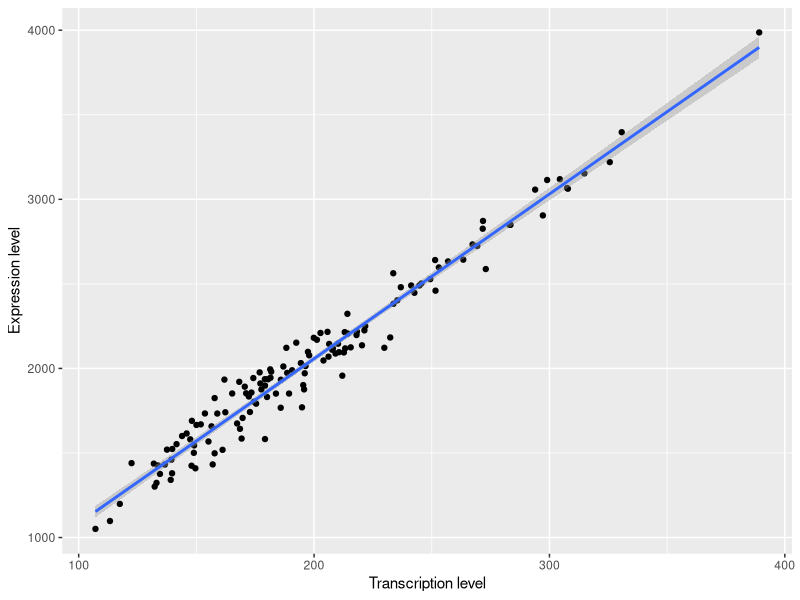
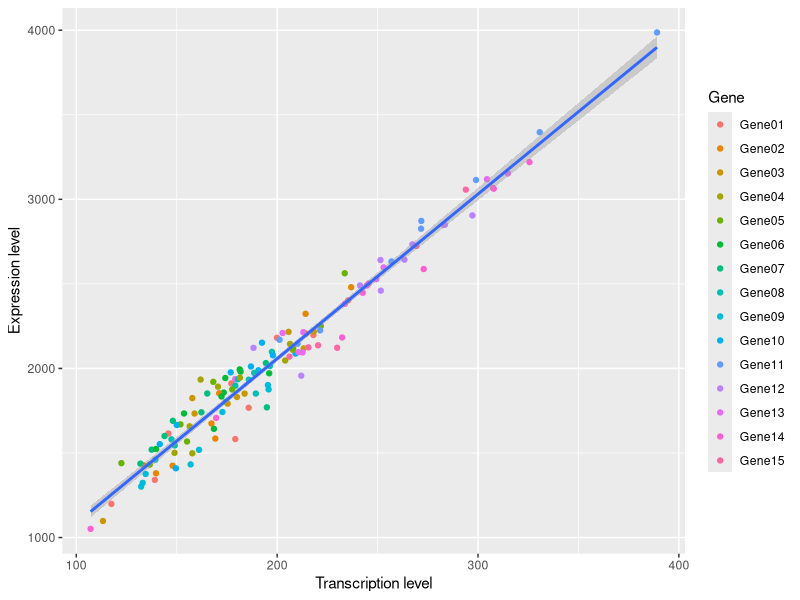
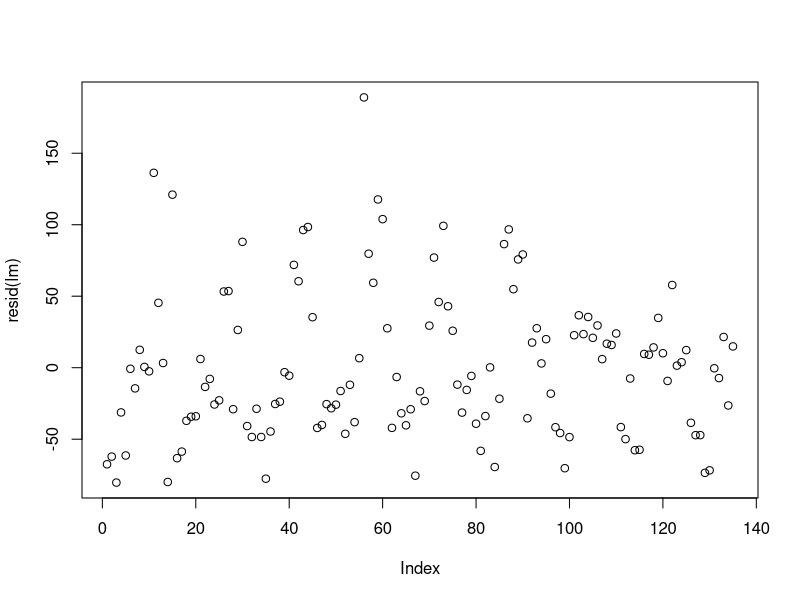
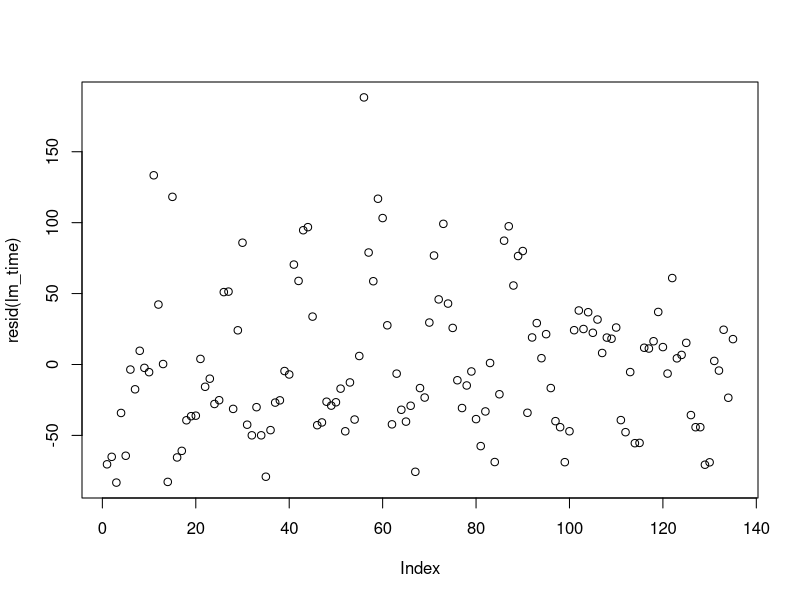
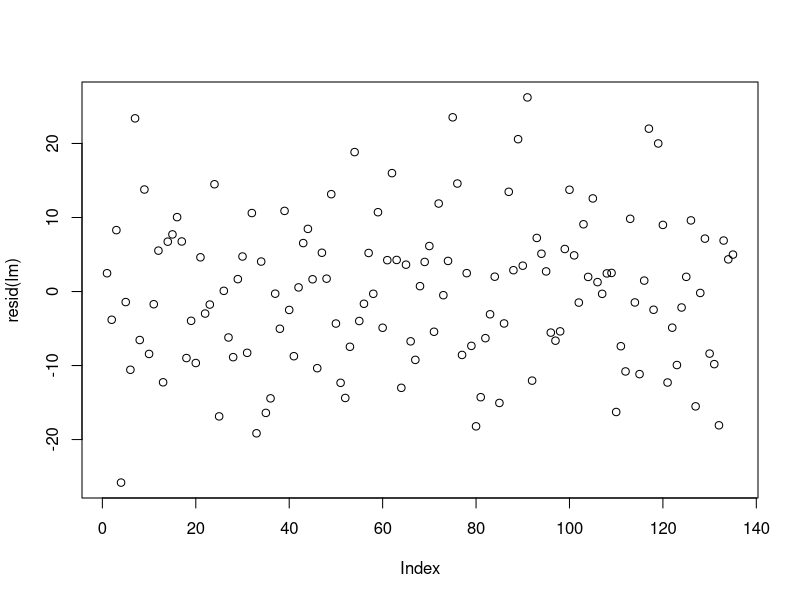

These figures' R source, in order:
## ---- chunk 1

knitr::opts_chunk$set(echo = TRUE)

library(ggplot2) # plotting library

## ---- chunk 2

# Load data
dummydata <- read.csv("GeneExpressionData.csv", header = TRUE, sep = ",")

# Preview the data
head(dummydata)

## ---- chunk 3

# Use ggplot to create a scatter plot comparing transcriptions and expression levels
# Add a linear smooth line
ggplot(data = dummydata, aes(x = MeanCounts, y = MeanActivity)) +
  geom_point() +
  geom_smooth(method = "lm") +
  labs(x = "Transcription level",
       y = "Expression level") 

# Use scale_color_discrete to edit the name and labels for your legend
ggplot(data = dummydata, aes(x = MeanCounts, y = MeanActivity)) +
  geom_point(aes(color = GeneNames)) +
  geom_smooth(method = "lm") +
  labs(x = "Transcription level",
       y = "Expression level") +
  scale_color_discrete(name = "Gene")

## ---- chunk 4

# lm() function to fit the linear model to the data
lm = lm(formula = MeanCounts ~ MeanCountsTranscript, data = dummydata)

# Use summary to obtain the estimates for the parameters a and b, as well as the p-value
summary(lm)

# Plot the residuals to (visually) check that the assumptions are verified
# Here we use the plot() function instead of ggplot() so we do not have to 
# create a data.frame
plot(resid(lm))

## ---- chunk 5

# Linear regression



# Print summary



# Plot the residuals to (visually) check that the assumptions are verified



## ---- chunk 6

# Add a gene effect
lm_time = lm(formula = MeanCounts ~ MeanCountsTranscript + TimePoint, data = dummydata)

# Use summary to obtain the estimates for the parameters a and b, as well as the p-value
summary(lm_time)

# Plot the residuals to (visually) check that the assumptions are verified
plot(resid(lm_time))

# Compared the models with and without a time effect
# with the Akaike Information Criterion
AIC(lm, lm_time)
# The model without a time effect has a lower AIC, suggesting that
# adding the time effect does not improve the fit of the model

## ---- chunk 7

# Linear regression
lm = lm(formula = MeanCounts ~ MeanActivity, data = dummydata)

# Print summary
summary(lm)

# Plot the residuals to (visually) check that the assumptions are verified
plot(resid(lm))

